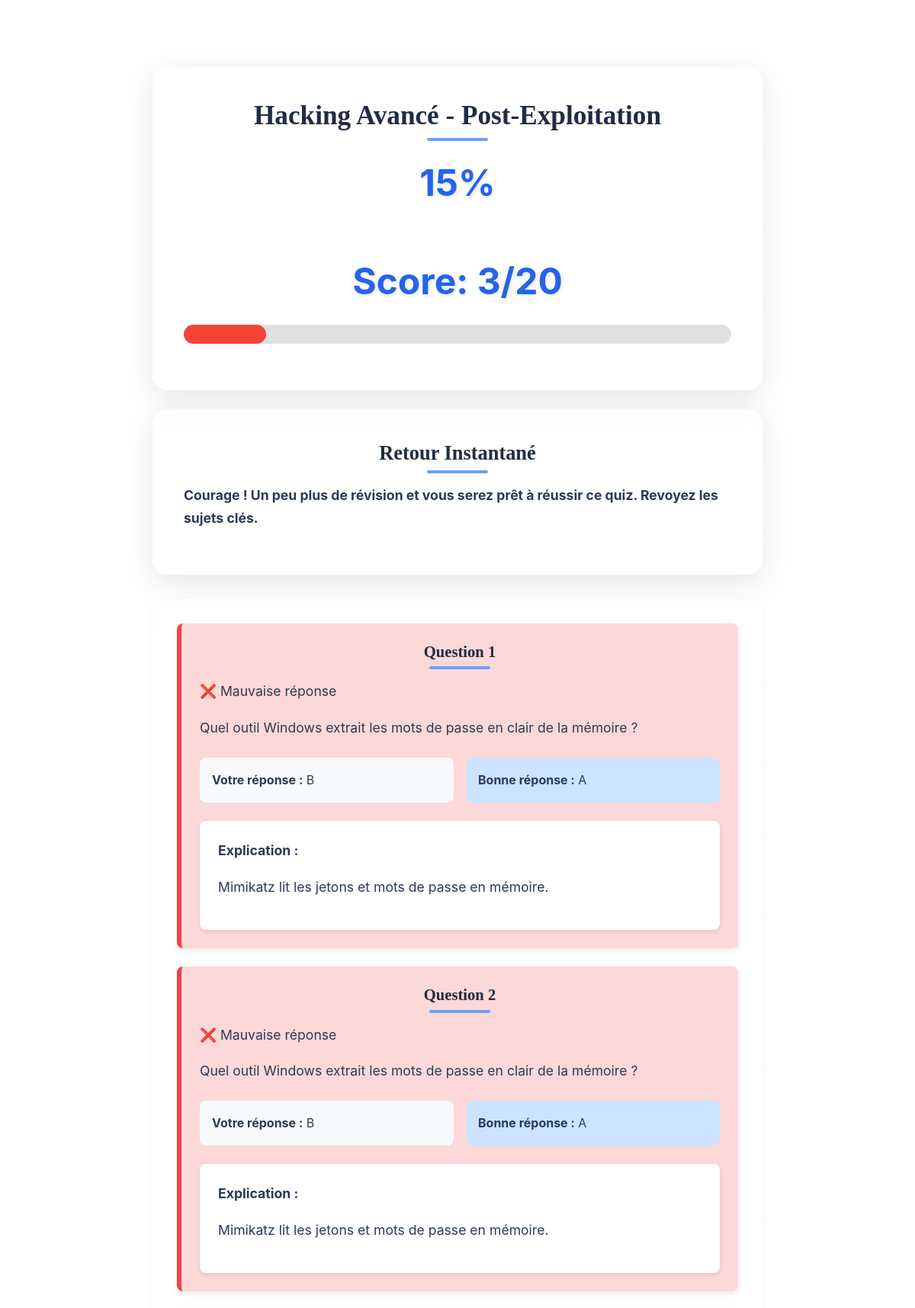
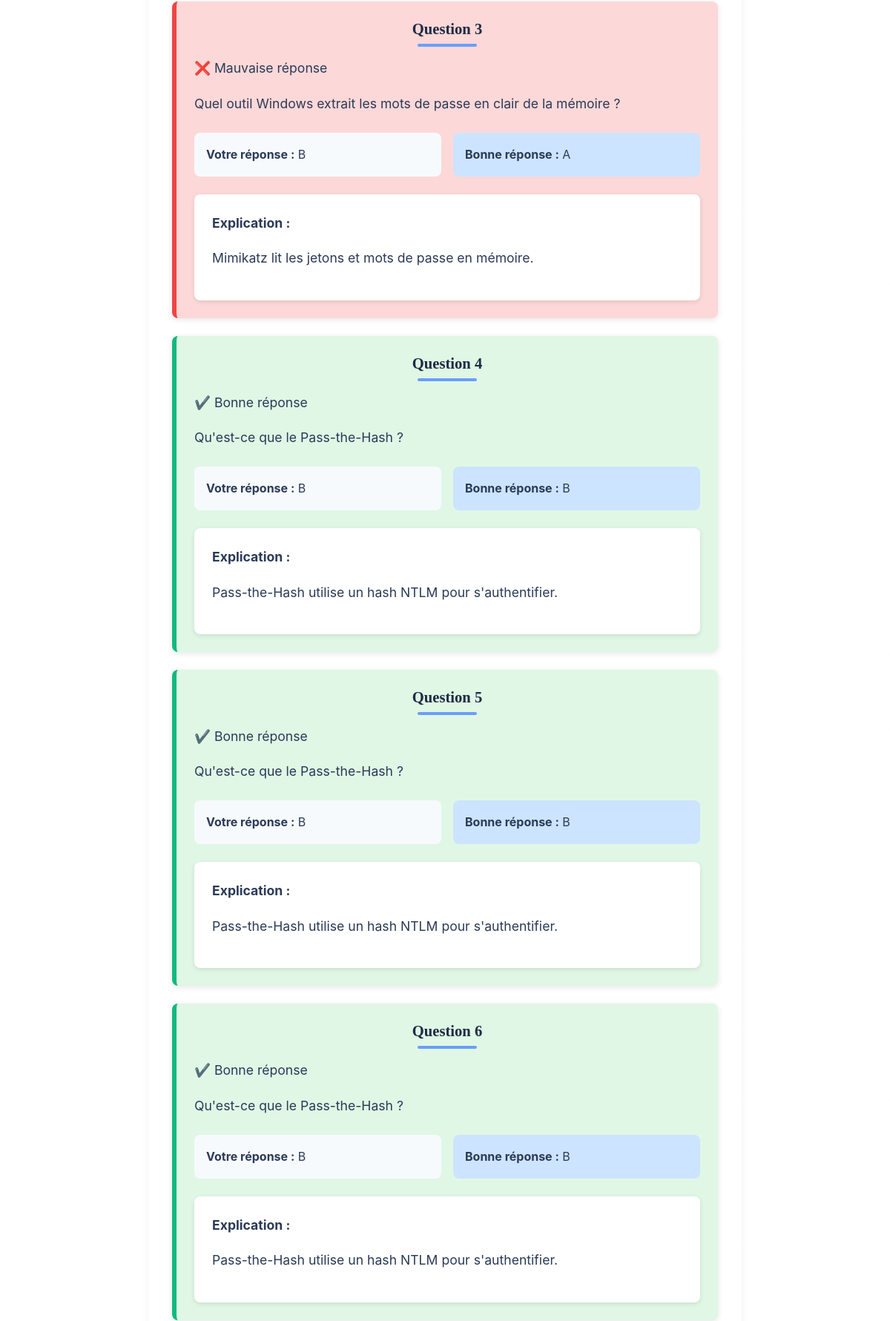
/evaluation/quiz_result.php?session_id=6v7uako144lc5l8hjfsmeqtucu (signed in, upper part), run on the app's committed database (2 pictures, top to bottom).
### tables this page shows
CREATE TABLE `quiz_results` (
  `id` int(11) NOT NULL,
  `user_id` int(11) NOT NULL,
  `quiz_id` int(11) NOT NULL,
  `score` int(11) NOT NULL,
  `total_questions` int(11) NOT NULL,
  `session_id` varchar(128) NOT NULL,
  `created_at` timestamp NOT NULL DEFAULT current_timestamp()
);

CREATE TABLE `quiz` (
  `id` int(11) NOT NULL,
  `cours_id` int(11) DEFAULT NULL,
  `niveau` enum('1','2','3') DEFAULT NULL,
  `title` varchar(255) DEFAULT NULL,
  `total_questions` int(11) DEFAULT 20,
  `description` text DEFAULT NULL
);

### evaluation/quiz_result.php (the view, shortened to what this page needs)
<?php
include_once('includes/functions.php');
$user_id    = (int) $_SESSION['user_id'];
$session_id = $_GET['session_id'] ?? '';
try {
    $score_stmt = $pdo->prepare("
        SELECT qr.*, q.title AS quiz_title
        FROM quiz_results qr
        JOIN quiz q ON qr.quiz_id = q.id
        WHERE qr.session_id = ?
          AND qr.user_id = ?
        ORDER BY qr.id DESC
        LIMIT 1
    ");
    $score_stmt->execute([$session_id, $user_id]);
    $score_result = $score_stmt->fetch(PDO::FETCH_ASSOC);
    $detail_stmt = $pdo->prepare("
        SELECT q.*, ua.selected_answer
        FROM user_answers ua
        JOIN questions q ON ua.question_id = q.id
        WHERE ua.session_id = ?
          AND ua.user_id = ?
          AND ua.quiz_id = ?
        ORDER BY ua.question_id
    ");
    $detail_stmt->execute([ $session_id, $user_id, $score_result['quiz_id'] ]);
    $results = $detail_stmt->fetchAll(PDO::FETCH_ASSOC);
    $score    = (int)$score_result['score'];
    $total    = (int)$score_result['total_questions'];
    $percentage = ($total > 0) ? round(($score / $total) * 100) : 0;
    $quiz_title = htmlspecialchars($score_result['quiz_title']);
    if ($percentage >= 90) {
        $quick_feedback = "Félicitations ! Vous avez presque tout maîtrisé, continuez sur cette voie !";
    } elseif ($percentage >= 70) {
        $quick_feedback = "Bien joué ! Vous êtes sur la bonne voie, mais un peu plus de révisions ne ferait pas de mal.";
    } elseif ($percentage >= 50) {
        $quick_feedback = "Pas mal, mais vous pouvez encore améliorer certains points. N'hésitez pas à revoir les questions où vous avez eu des difficultés.";
    } else {
        $quick_feedback = "Courage ! Un peu plus de révision et vous serez prêt à réussir ce quiz. Revoyez les sujets clés.";
    }
} catch (Exception $e) {
    die("Error retrieving results: " . $e->getMessage());
}
?>
<!DOCTYPE html>
<html lang="fr">
<head>
    <link rel="stylesheet" href="assets/css/style.css">
</head>
<body>
    <div class="container">
        <div class="result-card">
            <h1><?= $quiz_title ?></h1>
            <div class="percentage"><?= $percentage ?>%</div>
            <p class="percentage">Score: <?= $score ?>/<?= $total ?></p>
            <?php
            if ($percentage <= 30) {
                $progressBarColor = '#f44336';
            } elseif ($percentage <= 60) {
                $progressBarColor = '#ff9800';
            } elseif ($percentage <= 90) {
                $progressBarColor = '#ffeb3b';
            } else {
                $progressBarColor = '#4caf50';
            }
            ?>
            <div class="progress-bar-container">
                <div class="progress-bar" style="width: <?= $percentage ?>%; background-color: <?= $progressBarColor ?>;"></div>
            </div>
        </div>
        <div class="result-card">
            <h2>Retour Instantané</h2>
            <p><b><?= $quick_feedback ?></b></p>
        </div>
        <?php if (!empty($results)): ?>
            <div class="detailed-results">
                <?php foreach ($results as $index => $row): ?>
                    <?php $is_correct = ($row['selected_answer'] === $row['reponse_correcte']); ?>
                    <div class="question-result <?= $is_correct ? 'correct' : 'incorrect' ?>">
                        <h3>Question <?= $index + 1 ?></h3>
                        <span class="badge"><?= $is_correct ? '✔️ Bonne réponse' : '❌ Mauvaise réponse' ?></span>
                        <p><?= htmlspecialchars($row['question']) ?></p>
                        <div class="answer-comparison">
                            <div class="user-answer">
                                <strong>Votre réponse :</strong> <?= htmlspecialchars($row['selected_answer']) ?>
                            </div>
                            <div class="correct-answer">
                                <strong>Bonne réponse :</strong> <?= htmlspecialchars($row['reponse_correcte']) ?>
                            </div>
                        </div>
                        <div class="explanation">
                            <strong>Explication :</strong>
                            <p><?= nl2br(htmlspecialchars($row['explication'])) ?></p>
                        </div>
                    </div>
                <?php endforeach; ?>
            </div>
        <?php else: ?>
            <p>Aucune question trouvée pour cette tentative.</p>
        <?php endif; ?>
    </div>
</body>
</html>

### evaluation/assets/css/style.css (style rules this page uses)
:root { --primary: #4e8af3; --secondary: #3762b5; --accent: #6a9eff; --background: #f5fafd; --text: #2b3a57; --highlight: #c8e5f7; --deep: #1f2c45; --light: #ffffff; --button-gradient: linear-gradient(135deg, #4e8af3, #6a9eff); --card-shadow: rgba(0, 0, 0, 0.1); --error: #f472b6; --error-bg: #fff1f2; --success: #34d399; --success-bg: #d1fae5; --glass-bg: rgba(255, 255, 255, 0.25); --glass-blur: blur(20px); }
body { font-family: 'Inter', sans-serif; background: url('../bg.jpg') no-repeat center center fixed; background-size: cover; color: var(--text); margin: 0; padding: 4rem; font-size: clamp(1rem, 2vw, 1.1rem); line-height: 1.7; position: relative; -webkit-font-smoothing: antialiased; -moz-osx-font-smoothing: grayscale; text-rendering: optimizeLegibility; }
body::before { content: ''; position: fixed; top: 0; left: 0; width: 100%; height: 100%; z-index: -1; opacity: 0.2; }
h1, h2, h3 { font-family: 'Merriweather', serif; color: var(--deep); text-align: center; margin: 0 0 1.5rem; font-weight: 700; line-height: 1.3; text-shadow: 0 1px 2px rgba(0, 0, 0, 0.05); position: relative; transition: all 0.3s ease; }
h1::after, h2::after, h3::after { content: ''; width: 80px; height: 4px; background: var(--accent); position: absolute; bottom: -10px; left: 50%; transform: translateX(-50%); border-radius: 2px; }
.container { max-width: 800px; margin: 0 auto; padding: 1.5rem; }
.progress-card, .recommendation-card, .level-card, .metric-card, .course-card, .intro-card, .question-card, .result-card { padding: 2.5rem; border-radius: 20px; box-shadow: 0 10px 40px var(--card-shadow); border: 1px solid rgba(255, 255, 255, 0.3); transition: transform 0.4s ease, box-shadow 0.4s ease; position: relative; overflow: hidden; margin-bottom: 1.5rem; background: var(--glass-bg); backdrop-filter: var(--glass-blur); }
.percentage { font-size: 3rem; font-weight: bold; color: #2563eb; margin-bottom: 1rem; text-shadow: 2px 2px 4px rgba(0, 0, 0, 0.1); text-align: center; }
.detailed-results { margin: 2rem 0; background: var(--glass-bg); backdrop-filter: var(--glass-blur); padding: 2rem; border-radius: 12px; box-shadow: 0 4px 12px rgba(0, 0, 0, 0.05); }
.question-result { background: #ffffff; border-left: 6px solid; padding: 1.5rem; margin-bottom: 1.5rem; border-radius: 8px; box-shadow: 0 2px 8px rgba(0, 0, 0, 0.1); }
.question-result.correct { border-color: #10b981; background: #e0f7e5; }
.question-result.incorrect { border-color: #ef4444; background: #fdd8d8; }
.answer-comparison { display: grid; grid-template-columns: 1fr 1fr; gap: 1rem; margin: 1.5rem 0; }
.user-answer, .correct-answer { padding: 1rem; border-radius: 8px; font-size: 1rem; }
.user-answer { background: #f7fafc; }
.correct-answer { background: #cce4ff; }
.explanation { padding: 1.5rem; background: #ffffff; border-radius: 8px; margin-top: 1.5rem; box-shadow: 0 2px 6px rgba(0, 0, 0, 0.1); }

### evaluation/quiz_result.php (style rules this page uses)
.progress-bar-container { width: 100%; background-color: #e0e0e0; border-radius: 20px; height: 25px; margin-top: 10px; margin-bottom: 20px; }
.progress-bar { height: 100%; background-color: #4caf50; border-radius: 20px; }

### data on the page
quiz_results: quiz.title "Hacking Avancé - Post-Exploitation", percentage "15", score "3", total_questions "20", quick_feedback "Courage ! Un peu plus de révision et vous serez prêt à réussir ce quiz. Revoyez les sujets clés."

### other printed values
$row['question'] "Quel outil Windows extrait les mots de passe en clair de la mémoire ?"
$row['selected_answer'] "B"
$row['reponse_correcte'] "A"
$row['explication'] "Mimikatz lit les jetons et mots de passe en mémoire."
$row['question'] "Qu'est-ce que le Pass-the-Hash ?"
$row['reponse_correcte'] "B"
$row['explication'] "Pass-the-Hash utilise un hash NTLM pour s'authentifier."
